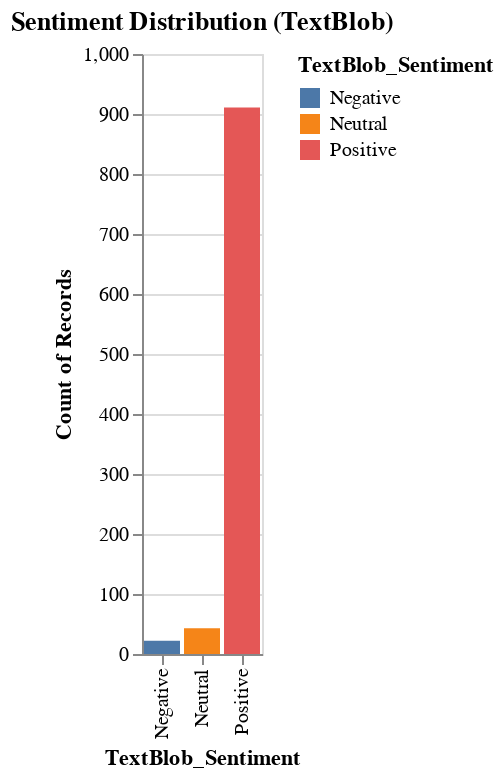

This figure's notebook cell:
### Code cell
# Visualize the sentiment distribution using TextBlob
alt.Chart(df1).mark_bar().encode(
    x='TextBlob_Sentiment:N',
    y='count()',
    color='TextBlob_Sentiment:N'
).properties(
    title="Sentiment Distribution (TextBlob)"
)

### Figure 1 — Vega-Lite specification as saved in the notebook (floating-point values rounded to 4 significant figures; data arrays with more than 128 entries replaced by an {"elided": "..."} marker saying what was removed)
{"config": {"view": {"continuousWidth": 300, "continuousHeight": 300}}, "data": {"name": "data-b8f78ce5120f6ef1e47b74a98c423dd5"}, "mark": {"type": "bar"}, "encoding": {"color": {"field": "TextBlob_Sentiment", "type": "nominal"}, "x": {"field": "TextBlob_Sentiment", "type": "nominal"}, "y": {"aggregate": "count", "type": "quantitative"}}, "title": "Sentiment Distribution (TextBlob)", "$schema": "https://vega.github.io/schema/vega-lite/v5.20.1.json", "datasets": {"data-b8f78ce5120f6ef1e47b74a98c423dd5": {"elided": "976 records"}}}
